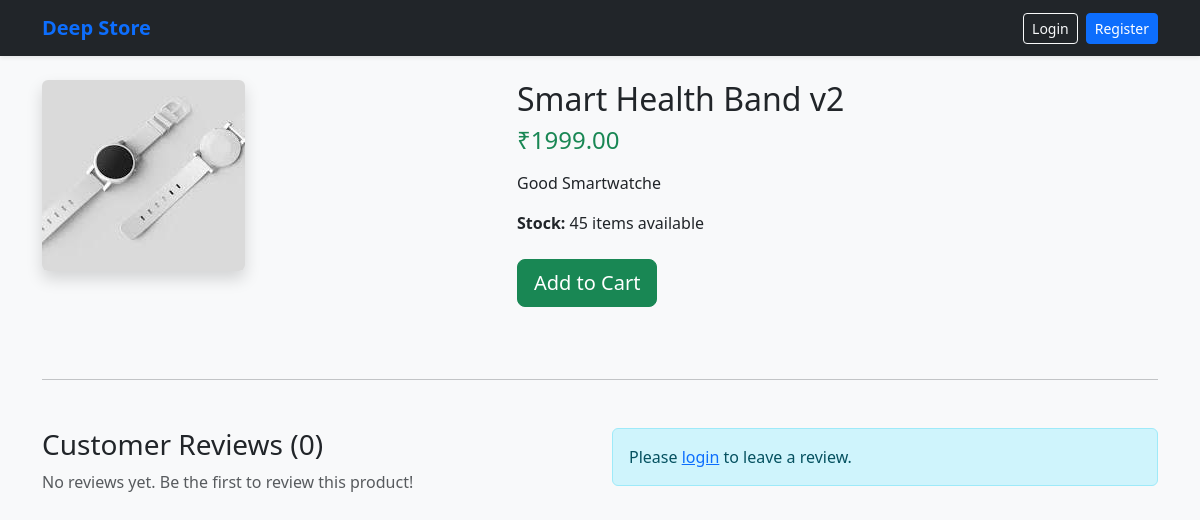
Screenshot of /product/smart-health-band-v2/ with the database file from the repository.
### shop/models.py (models this page shows, shortened)
class Product(models.Model):
    category = models.ForeignKey(Category, on_delete=models.CASCADE, related_name='products')
    name = models.CharField(max_length=200)
    slug = models.SlugField(max_length=200, unique=True)
    description = models.TextField()
    price = models.DecimalField(max_digits=10, decimal_places=2)
    stock = models.IntegerField(default=0)
    image = models.ImageField(upload_to='products/', blank=True, null=True)
    is_available = models.BooleanField(default=True)
    created_at = models.DateTimeField(auto_now_add=True)
    updated_at = models.DateTimeField(auto_now=True)

### shop/views.py (the view)
# urls.py: path('product/<slug:slug>/', views.product_detail, name='product_detail'),
def product_detail(request, slug):
    product = get_object_or_404(Product, slug=slug, is_available=True)
    reviews = product.reviews.all().order_by('-created_at')
    review_form = ReviewForm()
    in_wishlist = False
    if request.user.is_authenticated:
        in_wishlist = Wishlist.objects.filter(user=request.user, product=product).exists()
    context = {
        'product': product,
        'reviews': reviews,
        'review_form': review_form,
        'in_wishlist': in_wishlist,
    }
    return render(request, 'shop/product_detail.html', context)

### shop/templates/shop/product_detail.html (shortened to what this page needs)
{% extends 'shop/base.html' %}
{% block content %}
<div class="row mt-4">
    <div class="col-md-5">
        {% if product.image %}
            <img src="{{ product.image.url }}" class="img-fluid rounded shadow">
        {% else %}
            <div class="bg-secondary text-white text-center py-5 rounded">No Image</div>
        {% endif %}
    </div>
    <div class="col-md-7">
        <h2>{{ product.name }}</h2>
        <h4 class="text-success">₹{{ product.price }}</h4>
        <p class="mt-3">{{ product.description }}</p>
        <p><strong>Stock:</strong> {{ product.stock }} items available</p>
        <div class="d-flex gap-2 my-4">
            <a href="{% url 'add_to_cart' product.id %}" class="btn btn-success btn-lg">Add to Cart</a>
        </div>
    </div>
</div>
<hr class="my-5">
<div class="row">
    <div class="col-md-6">
        <h3>Customer Reviews ({{ reviews.count }})</h3>
        {% for review in reviews %}
            <div class="card my-3 shadow-sm">
                <div class="card-body">
                    <h6 class="card-subtitle mb-2 text-muted">{{ review.user.username }} — {{ review.rating }} ⭐</h6>
                    <p class="card-text">{{ review.comment }}</p>
                    <small class="text-muted">{{ review.created_at|date:"M d, Y" }}</small>
                </div>
            </div>
        {% empty %}
            <p class="text-muted">No reviews yet. Be the first to review this product!</p>
        {% endfor %}
    </div>
    <div class="col-md-6">
        {% if user.is_authenticated %}
            <h3>Leave a Review</h3>
            <form method="POST" action="{% url 'add_review' product.id %}">
                {% csrf_token %}
                <div class="mb-3">
                    <label>Rating</label>
                    {{ review_form.rating }}
                </div>
                <div class="mb-3">
                    <label>Comment</label>
                    {{ review_form.comment }}
                </div>
                <button type="submit" class="btn btn-primary">Submit Review</button>
            </form>
        {% else %}
            <div class="alert alert-info">Please <a href="{% url 'login' %}">login</a> to leave a review.</div>
        {% endif %}
    </div>
</div>
{% endblock %}

### rows the page displays
Product: image (picture), name "Smart Health Band v2", price "1999.00", description "Good Smartwatche", stock "45"

### other values shown
{{ reviews.count }} "0"
